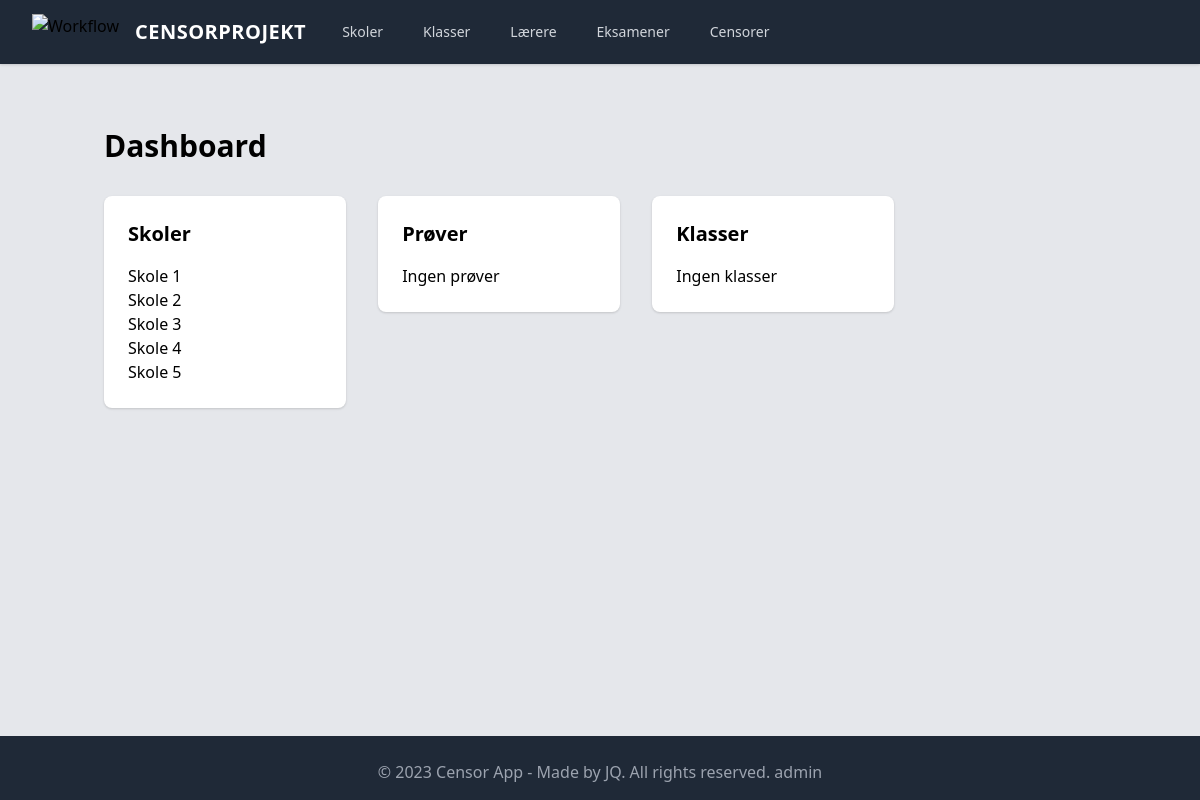
The app's page /, older data.
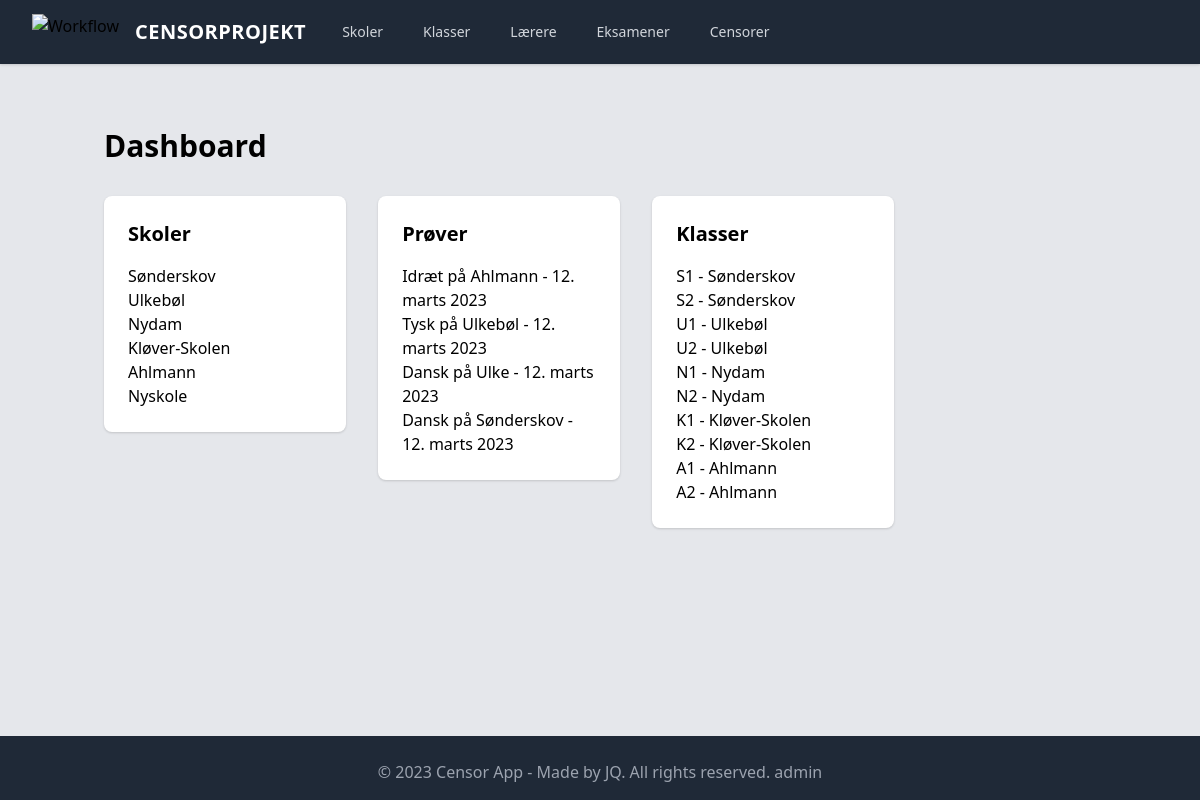
The same page, newer data.
### censor_app/models.py (models this page shows, shortened)
class Skole(models.Model):
    navn = models.CharField(max_length=200)
    adresse = models.CharField(max_length=200)
    def __str__(self):
        return self.navn
    class Meta:
        verbose_name_plural = "Skoler"

class Eksamen(models.Model):
    navn = models.CharField(max_length=200)  # fag
    dato = models.DateField(blank=True, null=True, default=timezone.now)
    skole = models.ForeignKey(
        Skole, blank=True, null=True, on_delete=models.CASCADE, related_name="eksamener"
    )
    skoleklasse = models.ForeignKey(
        Skoleklasse, blank=True, null=True, on_delete=models.CASCADE
    )
    lærer = models.ForeignKey(Lærer, on_delete=models.SET_NULL, blank=True, null=True)
    censor = models.ForeignKey(Censor, on_delete=models.SET_NULL, blank=True, null=True)
    class Meta:
        verbose_name_plural = "Eksamener"

class Skoleklasse(models.Model):
    navn = models.CharField(max_length=50)
    skole = models.ForeignKey(Skole, blank=True, null=True, on_delete=models.CASCADE)
    lærere = models.ManyToManyField(Lærer, blank=True, related_name="klasser")
    class Meta:
        verbose_name_plural = "Skoleklasser"

### censor_app/views.py (the view)
# urls.py: path("", views.Dashboard.as_view(), name="dashboard"),
class Dashboard(TemplateView):
    template_name = "dashboard.html"
    def get_context_data(self, **kwargs):
        context = super().get_context_data(**kwargs)
        eksamener = Eksamen.objects.all()
        skoler = Skole.objects.all()
        skoleklasser = Skoleklasse.objects.all()
        context["eksamener"] = eksamener
        context["skoler"] = skoler
        context["skoleklasser"] = skoleklasser
        return context

### templates/dashboard.html
{% extends 'censor_app/base.html' %} {% block content %}
<h1 class="text-3xl font-bold mb-8">Dashboard</h1>
<div class="flex flex-wrap -mx-4">
  <div class="w-full lg:w-1/3 px-4 mb-8">
    <div class="bg-white rounded-lg shadow p-6">
      <h2 class="text-xl font-semibold mb-4">Skoler</h2>
      <ul>
        {% for skole in skoler %}
        <li>
          <a href="{% url 'skole_detail' skole.pk %}">{{ skole.navn }}</a>
        </li>
        {% empty %}
        <li>Ingen skoler</li>
        {% endfor %}
      </ul>
    </div>
  </div>
  <div class="w-full lg:w-1/3 px-4 mb-8">
    <div class="bg-white rounded-lg shadow p-6">
      <h2 class="text-xl font-semibold mb-4">Prøver</h2>
      <ul>
        {% for eksamen in eksamener %}
        <li>
          <a href="{% url 'eksamen_detail' eksamen.pk %}"
            >{{ eksamen.navn }} - {{ eksamen.dato }}</a
          >
        </li>
        {% empty %}
        <li>Ingen prøver</li>
        {% endfor %}
      </ul>
    </div>
  </div>
  <div class="w-full lg:w-1/3 px-4 mb-8">
    <div class="bg-white rounded-lg shadow p-6">
      <h2 class="text-xl font-semibold mb-4">Klasser</h2>
      <ul>
        {% for skoleklasse in skoleklasser %}
        <li>
          <a href="{% url 'skoleklasse_detail' skoleklasse.pk %}"
            >{{ skoleklasse.navn }} - {{ skoleklasse.skole }}</a
          >
        </li>
        {% empty %}
        <li>Ingen klasser</li>
        {% endfor %}
      </ul>
    </div>
  </div>
</div>
{% endblock %}

Row changes from the older to the newer data that the page shows:
changed Skole: navn "Skole 1" → "Sønderskov"
changed Skole: navn "Skole 2" → "Ulkebøl"
changed Skole: navn "Skole 3" → "Nydam"
changed Skole: navn "Skole 4" → "Kløver-Skolen"
changed Skole: navn "Skole 5" → "Ahlmann"
added Skole: navn "Nyskole"
added Eksamen: navn "Idræt på Ahlmann", dato "12. marts 2023"
added Eksamen: navn "Tysk på Ulkebøl", dato "12. marts 2023"
added Eksamen: navn "Dansk på Ulke", dato "12. marts 2023"
added Eksamen: navn "Dansk på Sønderskov", dato "12. marts 2023"
added Skoleklasse: navn "S1", skole "Sønderskov"
added Skoleklasse: navn "S2", skole "Sønderskov"
added Skoleklasse: navn "U1", skole "Ulkebøl"
added Skoleklasse: navn "U2", skole "Ulkebøl"
added Skoleklasse: navn "N1", skole "Nydam"
added Skoleklasse: navn "N2", skole "Nydam"
added Skoleklasse: navn "K1", skole "Kløver-Skolen"
added Skoleklasse: navn "K2", skole "Kløver-Skolen"
added Skoleklasse: navn "A1", skole "Ahlmann"
added Skoleklasse: navn "A2", skole "Ahlmann"
Text that changed along with them:
text no longer shown: "Ingen prøver Ingen klasser"
